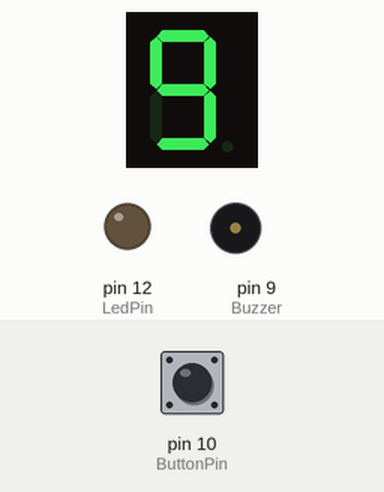
The sketch below on a simulated Arduino Uno, built with avr-gcc and run on an emulated ATmega328P. Parts: 1-digit seven-segment display, output pins drawn as LEDs (lit = HIGH), buzzer (waves = sounding, pin HIGH). Wiring (inferred from the names in the program): 1-digit 7-segment display, segments lit when LOW: segments pin 2, pin 3, pin 4, pin 5, pin 6, pin 7, pin 8. Dashed ring = blinking. The inputs (shaded band) are chosen by the test bench; at power-on: pin 10 (ButtonPin) HIGH. The segment pins are drawn as the display they are named for; pins used as bus, display or sensor lines are not drawn.

Above: at 1.2 s.
1.3 s: pin 10 (ButtonPin) pulled LOW for 1 s
At 1.75 s:
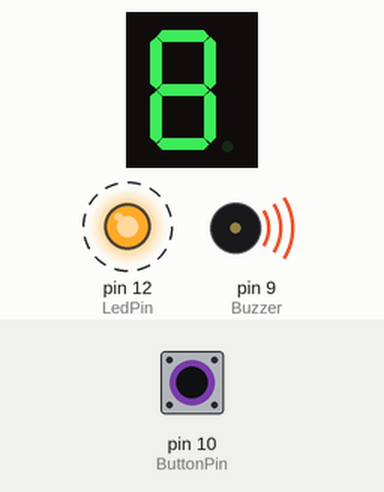
3.8 s: pin 10 (ButtonPin) pulled LOW for 3.2 s
At 6.45 s:
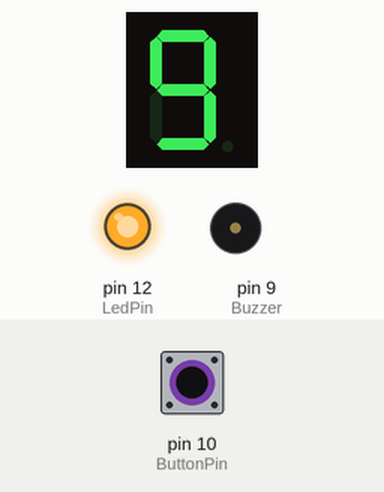
At 7.8 s:
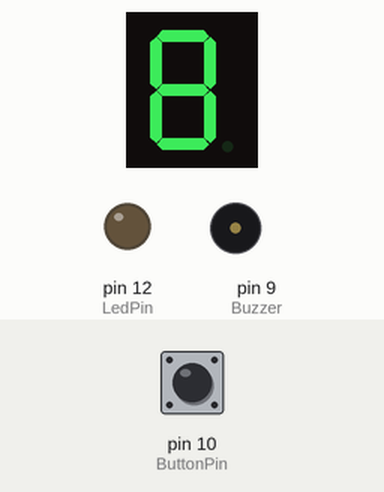
Timing chart, 0 to 9.3 s (numbered marks = the images above; inputs shaded):
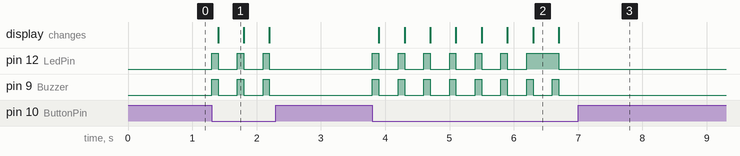

The sketch:

even_Segment_Display_9_to_0_with_Buzzer_LED_In_Every_Change_.ino
```cpp
// 7-segment pins
int seg[] = {2, 3, 4, 5, 6, 7, 8};

const int Buzzer = 9;
const int ButtonPin = 10;
const int LedPin = 12;

// Common Anode
int numbers[10][7] = {
  {0,0,0,0,0,0,1}, // 0
  {1,0,0,1,1,1,1}, // 1
  {0,0,1,0,0,1,0}, // 2
  {0,0,0,0,1,1,0}, // 3
  {1,0,0,1,1,0,0}, // 4
  {0,1,0,0,1,0,0}, // 5
  {0,1,0,0,0,0,0}, // 6
  {0,0,0,1,1,1,1}, // 7
  {0,0,0,0,0,0,0}, // 8
  {0,0,0,0,1,0,0}  // 9
};

int num = 9;

void setup() {
  for (int i = 0; i < 7; i++) {
    pinMode(seg[i], OUTPUT);
  }

  pinMode(Buzzer, OUTPUT);
  pinMode(ButtonPin, INPUT_PULLUP);
  pinMode(LedPin, OUTPUT);

  // Show 9 initially
  for (int i = 0; i < 7; i++) {
    digitalWrite(seg[i], numbers[num][i]);
  }
}

void loop() {

  if (digitalRead(ButtonPin) == LOW) {

    digitalWrite(LedPin,HIGH);
    digitalWrite(Buzzer, HIGH);
    delay(100);
    digitalWrite(LedPin,LOW);
    digitalWrite(Buzzer, LOW);


    num--;

    if (num < 0) {
      num = 9;
     digitalWrite(LedPin,HIGH);
    }

    for (int i = 0; i < 7; i++) {
      digitalWrite(seg[i], numbers[num][i]);
    }

    delay(300);
  }

}
```

Measured:
- after the input at 1.3 s, pin 12 (LedPin), pin 9 (Buzzer): alternates HIGH for 0.10 s and LOW for 0.30 s, 6 changes in all, then stays LOW, starting at once; the display: changes after 0.10 s (image 1)
- after the input at 3.8 s, pin 12 (LedPin): goes 6 × (HIGH 0.10 s, LOW 0.30 s), HIGH 0.50 s, then LOW, starting at once; pin 9 (Buzzer): alternates HIGH for 0.10 s and LOW for 0.30 s, 16 changes in all, then stays LOW, starting at once; the display: first changes after 0.10 s (image 2 shows a later state)
- what the display in image 1 shows lasts 0.4 s, from 1.4 s to 1.8 s
